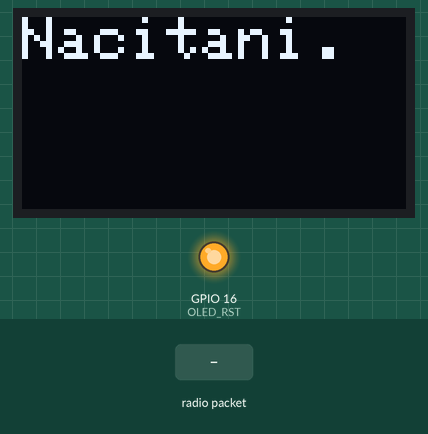
This program was run on a simulated ESP32. Shown: 128×64 one-colour display, output pins drawn as LEDs (lit = HIGH). The test bench sets the inputs (shaded band). WiFi joins after 1.5 s; servers stay silent unless stated; storage starts empty; what the program prints to the serial monitor is not drawn.

Above: at 2.1 s.
At 3.7 s:
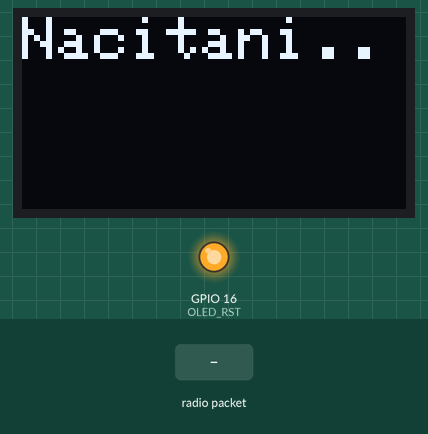
At 6.3 s:
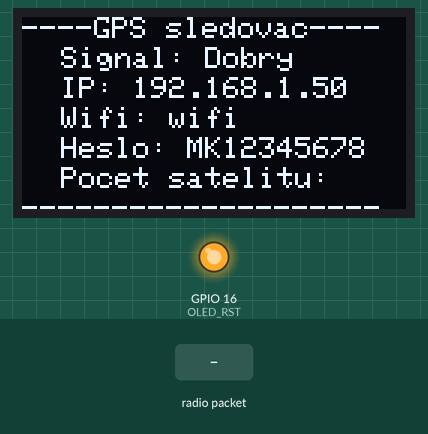
6.4 s: radio packet "GPS_LON" arrives
9.4 s: radio packet "GPS_LAT" arrives
12.4 s: radio packet "GPS_ALT" arrives
Timing chart, 0 to 15.4 s (numbered marks = the images above; inputs shaded):
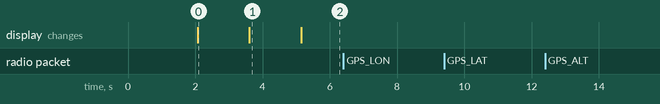

The program:

main.cpp
```cpp
#include "WiFi.h"
#include "heltec.h"
#include "Adafruit_GFX.h"
#include "Adafruit_SSD1306.h"
#include "ESPAsyncWebServer.h"
#include "SoftwareSerial.h"
#include "SPIFFS.h"
#include "Wire.h"
#include "string.h"
#include "stdio.h"
#include "WiFi.h"
#include "ctime"

#define PASMO 434E6 //LoRa pasmo pro Evropu
#define OLED_RST 16
#define OLED_SDA 4
#define OLED_SCL 15
#define SCREEN_WIDTH 128
#define SCREEN_HEIGHT 64

const char *ssid = "wifi";      //nazev wifi, na kterou se zařízení připojí
const char *password = "MK12345678"; //heslo
char VyslednyText[2];
String VypisovanyText;
String VypisovanyText2;
const long intervalDisplay = 2000; //interval ve kterém se bude funkce spouštět pro Display
const long intervalLoRa = 500;     //interval ve kterém se bude funkce spouštět pro LoRu
unsigned long DisplayMillis, LoRaMillis = 0;

AsyncWebServer server(80); //vytvoření serveru
Adafruit_SSD1306 display(SCREEN_WIDTH, SCREEN_HEIGHT, &Wire, OLED_RST);

String Parser(String gps, int x) //slouží k rozložení proudu dat získaných z "senderu"
{
  switch (x)
  {
  case 1: //longitude
    return (gps.substring(0, 10));
    break;
  case 2: //latitude
    return (gps.substring(10, 20));
    break;
  case 3: //altitude
    return (gps.substring(20, 26));
    break;
  case 4: //cas
    return (gps.substring(26, 34));
    break;
  case 5: //datum
    return (gps.substring(34, 44));
    break;
  case 6: //pocet satelitu
    return (gps.substring(44, 45));
    break;
  }
}

String SilaSignalu(const int x) //funkce pro zjistovani sily signalu
{
  {
    if (x <= 40)
    {
      return "Skvely";
    }
    else if (x > 40 && x <= 80)
    {
      return "Dobry";
    }
    else if (x > 80 && x <= 150)
    {
      return "Horsi";
    }
    else
    {
      return "Spatny";
    }
  }
}

String processor(const String &var) //slouží k odesílání informací na webový server
{
  if (var == "GPS_LON")
  { //pokud se webserver zeptá na informaci o GPS_LON, bude mu poslán VypisovanyText
    return (Parser(VypisovanyText2, 1));
  }
  else if (var == "GPS_LAT")
  {
    return (Parser(VypisovanyText2, 2));
  }
  else if (var == "GPS_ALT")
  {
    return (Parser(VypisovanyText2, 3));
  }
  else if (var == "GPS_TIME")
  {
    return (Parser(VypisovanyText2, 4));
  }
  else if (var == "GPS_DATE")
  {
    return (Parser(VypisovanyText2, 5));
  }
  else if (var == "GPS_SAT")
  {
    return (Parser(VypisovanyText2, 6));
  }
  return String();
}
void setup()
{
  Serial.begin(115200);
  Heltec.begin(false /*DisplayEnable Enable*/, true /*Heltec.LoRa Disable*/, true /*Serial Enable*/, true /*PABOOST Enable*/, PASMO /*long BAND*/); //nastaveni hardwaru
  WiFi.begin(ssid, password);                                                                                                                       //zapnutí wifi (připojení se na wifi pomocí údajů)
  while (WiFi.status() != WL_CONNECTED)                                                                                                             //dokud se wifi nepřipojí
  {
    delay(1000);
    Serial.println("Connecting to WiFi.."); //vypiš connecting...
  }
  ////////////////display///////////////////////////////////////////////

  //funkce pro nastavení displaye
  pinMode(OLED_RST, OUTPUT);
  digitalWrite(OLED_RST, LOW);
  delay(20);
  digitalWrite(OLED_RST, HIGH);

  Wire.begin(OLED_SDA, OLED_SCL);
  if (!display.begin(SSD1306_SWITCHCAPVCC, 0x3c, false, false))
  {
    Serial.println(F("SSD1306 allocation failed"));
    for (;;)
      ; // Nepůjde do nekonečna
  }

  display.setCursor(0, 0);
  display.setTextColor(WHITE);
  display.setTextSize(2);
  display.clearDisplay();
  display.print("Nacitani.");
  display.display();
  delay(1500);
  display.clearDisplay();
  display.setCursor(0, 0);
  display.print("Nacitani..");
  display.display();
  delay(1500);

  //////////////////pripojeni spiffsu////////////////////////////

  if (!SPIFFS.begin(true)) //pokud se spiffs nezapne, ohlásí se chyba
  {
    Serial.println("Nastal Error při spouštění SPIFFSU");
    display.setCursor(0, 0);
    display.clearDisplay();
    display.setTextColor(WHITE);
    display.setTextSize(1);
    display.println("Problem se zapinanim SPIFFS");
    display.display();
    return;
  }
  ////////////////////////////zapnuti serveru a pripojeni cest /////////////////////////

  server.on("/", HTTP_GET, [](AsyncWebServerRequest *request) { //cesta pro root / webové stránky
    request->send(SPIFFS, "/index.html", String(), false, processor);
  });

  server.on("/style.css", HTTP_GET, [](AsyncWebServerRequest *request) { //cesta pro styly v .css souboru
    request->send(SPIFFS, "/style.css", "text/css");
  });

  server.on("/jquery-3.6.0.min.js", HTTP_GET, [](AsyncWebServerRequest *request) { //cesta pro jquery
    request->send(SPIFFS, "/jquery-3.6.0.min.js", "text/javascript");
  });

  server.on("/script.js", HTTP_GET, [](AsyncWebServerRequest *request) { //cesta pro javascript
    request->send(SPIFFS, "/script.js", "text/javascript");
  });

  server.begin(); //zapne server

  /////////////////////////////////////////////////////////////////////////////////////////////////
}
void loop()
{
  unsigned long TedMillis = millis(); //uloží momentální čas
  VypisovanyText == "";
  int velikostPaketu = LoRa.parsePacket();

  if (TedMillis - LoRaMillis >= intervalLoRa) //pokud už uběhl čas od posledního spuštění GPS
  {
    if (velikostPaketu)
    { //pokud se nejaký packet přijme spustí se funkce
      while (LoRa.available())
      { //prevedeni textu do jednoho stringu
        VypisovanyText += (VyslednyText + strlen(VyslednyText), "%c", (char)LoRa.read());
      }
      VypisovanyText2 = VypisovanyText; //vypsany text se uloží do druhé proměnné, aby se mohl načíst nový a s proměnnou stále pracovat
      LoRaMillis = TedMillis;           //nastaví se momentální čas, aby se mohlo určit poslední spuštění funkce
    }
    if (TedMillis - DisplayMillis >= intervalDisplay) //nahrazuje funkci delay();
    {
      //vypisuje do konzole data získaná z "sender"

      Serial.println(Parser(VypisovanyText2, 1));
      Serial.println(Parser(VypisovanyText2, 2));
      Serial.println(Parser(VypisovanyText2, 3));
      Serial.println(Parser(VypisovanyText2, 4));
      Serial.println(Parser(VypisovanyText2, 5));
      Serial.println(Parser(VypisovanyText2, 6));

      // Vypisovani na display

      display.setCursor(0, 0);
      display.clearDisplay();
      display.setTextColor(WHITE);
      display.setTextSize(1);
      display.println("----GPS sledovac----");
      display.setCursor(13, 10);
      display.print("Signal: ");
      display.println(SilaSignalu(LoRa.packetRssi() * (-1)));
      display.setCursor(13, 20);
      display.print("IP: ");
      display.println(WiFi.localIP());
      display.setCursor(13, 30);
      display.print("Wifi: ");
      display.println(ssid);
      display.setCursor(13, 40);
      display.print("Heslo: ");
      display.println(password);
      display.setCursor(13, 50);
      display.print("Pocet satelitu: ");
      display.println(Parser(VypisovanyText2, 6));
      display.setCursor(0, 60);
      display.println("--------------------");

      display.display();

      DisplayMillis = TedMillis;
    }
  }
  VypisovanyText = ""; //vynuluje vypisovaný text aby se nestakoval
}
```

Measured:
- after the input at 6.4 s, every drawn part: stays the same
- after the input at 9.4 s, every drawn part: stays the same
- after the input at 12.4 s, every drawn part: stays the same
- what the display in image 0 shows lasts 1.5 s, from 2.1 s to 3.6 s
